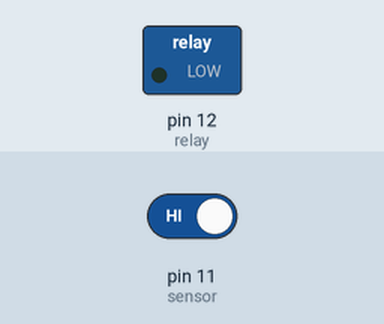
Recording of a sketch running on a simulated Arduino Uno, built with avr-gcc and run on an emulated ATmega328P. On the bench: switched loads named in the sketch (green lamp = pin HIGH). The inputs (shaded band) are chosen by the test bench; at power-on: pin 11 (sensor) HIGH.

Above: at 1.2 s.
1.3 s: pin 11 (sensor) driven LOW
At 1.8 s:
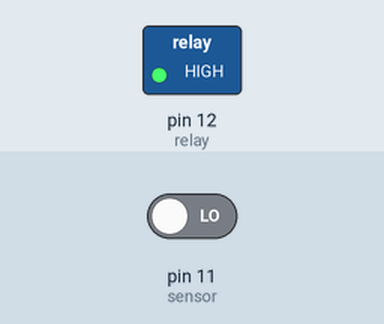
2.8 s: pin 11 (sensor) driven HIGH
At 4.5 s:
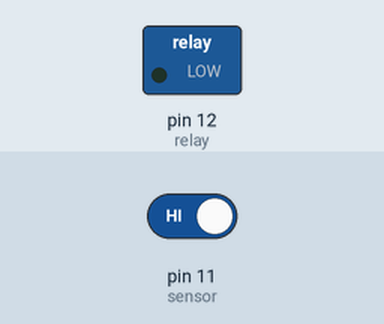
Timing chart, 0 to 6.0 s (numbered marks = the images above; inputs shaded):
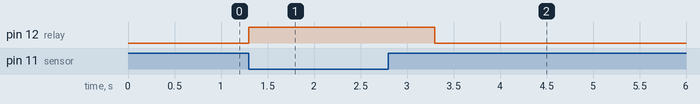

Measured:
- after the input at 1.3 s, pin 12 (relay): LOW → HIGH at once
- after the input at 2.8 s, pin 12 (relay): HIGH → LOW after 0.50 s

The sketch:

DESAIN_KONTROL_DISINFEKTAN.ino
```cpp
#define relay 12
#define sensor 11
void setup() {
  pinMode(relay,OUTPUT);
  pinMode(sensor,INPUT);
}
void loop() {
 int bacasensor = digitalRead(sensor);
 if(bacasensor==0)
{
  digitalWrite(relay,HIGH);
  delay(1000);
}
else
{
  digitalWrite(relay,LOW);
}
}
```
